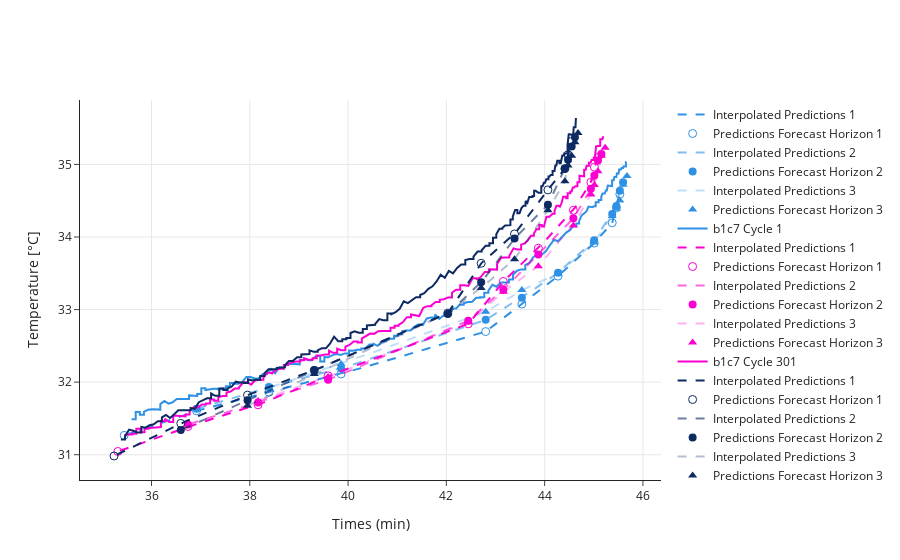

Here is the notebook cell this chart was saved with:
### Code cell
test_cell_id_idx = 0
last_cycle = 1
current_cycle = 1

fig = go.Figure()
for i in range(0, len(datasets["X_test"]), batch_size * skip):
    
    last_cycle = current_cycle
    current_cycle = int(datasets["X_test"][i : i + batch_size][0][0][-1]*MAX_CYCLE)
    
    if last_cycle> current_cycle:
        test_cell_id_idx += 1
        
    cell_id = test_cell_ids[test_cell_id_idx]
    original_df = datasets["original_test"]

    original_df= original_df[original_df.Cycle==current_cycle]
    original_df= original_df[original_df.Cell==cell_id]
    original_df = original_df[original_df.I < MAX_DISCHARGE_CURRENT]
    original_df = original_df[original_df.I > MIN_DISCHARGE_CURRENT]

    original_df['Qd'] = (original_df['Qd']-original_df['Qd'].min())/(original_df['Qd'].max()-original_df['Qd'].min())

    if len(original_df)< 2:
        continue
    q_new = original_df.Qd.values
    t_new = original_df['t'].values
    time_interpolator = interp1d(x = q_new,  y = t_new, fill_value="extrapolate")
    
    
    for j in range(nf_steps):
        df_pred = pd.DataFrame(models[5].predict(datasets["X_test"][i : i + batch_size], verbose=0)[:, j, 1])
    
        ref_capacities_wrt_nf = REFERENCE_CAPACITIES[window_length+j:-nf_steps+j-1]

        prediction_interpolator = interp1d(x = ref_capacities_wrt_nf, 
                                           y = df_pred[0].values*(TEMPERATURE_MAX - TEMPERATURE_MIN) + TEMPERATURE_MIN,
                                           
                                          )
        
        q_j = q_new[q_new>= min(REFERENCE_CAPACITIES[window_length+j:-nf_steps+j-1])]
        q_j = q_j[q_j<= max(REFERENCE_CAPACITIES[window_length+j:-nf_steps+j-1])]
        t_interp = time_interpolator(REFERENCE_CAPACITIES[window_length:-nf_steps-1])
        if j==0:
            q_j0 = q_j
        V_pred = prediction_interpolator(q_j)
        fig.add_trace(
            go.Scatter(
                x=time_interpolator(q_j),
                y=V_pred,
                showlegend=True,
                mode="lines",
                line_dash="dash",
                name = f"Interpolated Predictions {j+1}",
                marker_color=pallete[i//skip],
                opacity=opacity_list[j]
            )
        )
        
        fig.add_trace(
            go.Scatter(
                x=time_interpolator(ref_capacities_wrt_nf),
                y=df_pred[0].values*(TEMPERATURE_MAX - TEMPERATURE_MIN) + TEMPERATURE_MIN,
                showlegend=True,
                mode="markers",
                name = f"Predictions Forecast Horizon {j+1}",
                marker_color=pallete[i//skip],
                marker_symbol = symbol_list[j],
                marker_size=8,
#                 marker_opacity=opacity_list[j]
            )
        )


    odf = original_df[original_df.Qd > q_j0.min()]
    odf = odf[odf.Qd < q_j.max()]
    fig.add_trace(
        go.Scatter(
            x=odf['t'],
            y=odf['temp'],
            showlegend=True,
            mode="lines",
            name = f"{cell_id} Cycle {current_cycle}",
            line_color=pallete[i//skip]
        )
    )


fig.update_yaxes(title="Temperature [°C]", showgrid=True)
fig.update_xaxes(title="Times (min)", showgrid=True)
fig.update_layout(template="simple_white")

### Figure 1 — Plotly figure (JSON) as saved in the notebook; plotly's stock layout.template omitted (floating-point values rounded to 4 significant figures; data arrays with more than 128 entries replaced by an {"elided": "..."} marker saying what was removed)
{"data": [{"line": {"dash": "dash"}, "marker": {"color": "#2E91E5"}, "mode": "lines", "name": "Interpolated Predictions 1", "opacity": 1, "showlegend": true, "type": "scatter", "x": {"elided": "195 float values"}, "y": {"elided": "195 float values"}}, {"marker": {"color": "#2E91E5", "size": 8, "symbol": "circle-open"}, "mode": "markers", "name": "Predictions Forecast Horizon 1", "showlegend": true, "type": "scatter", "x": [35.44, 36.92, 38.39, 39.86, 42.8, 43.54, 44.27, 45.01, 45.38, 45.46, 45.53], "y": [31.27, 31.6, 31.86, 32.11, 32.7, 33.08, 33.46, 33.92, 34.2, 34.4, 34.59]}, {"line": {"dash": "dash"}, "marker": {"color": "#2E91E5"}, "mode": "lines", "name": "Interpolated Predictions 2", "opacity": 0.6, "showlegend": true, "type": "scatter", "x": {"elided": "178 float values"}, "y": {"elided": "178 float values"}}, {"marker": {"color": "#2E91E5", "size": 8, "symbol": "circle"}, "mode": "markers", "name": "Predictions Forecast Horizon 2", "showlegend": true, "type": "scatter", "x": [36.92, 38.39, 39.86, 42.8, 43.54, 44.27, 45.01, 45.38, 45.46, 45.53, 45.6], "y": [31.63, 31.93, 32.19, 32.86, 33.16, 33.51, 33.95, 34.32, 34.43, 34.64, 34.76]}, {"line": {"dash": "dash"}, "marker": {"color": "#2E91E5"}, "mode": "lines", "name": "Interpolated Predictions 3", "opacity": 0.3, "showlegend": true, "type": "scatter", "x": {"elided": "164 float values"}, "y": {"elided": "164 float values"}}, {"marker": {"color": "#2E91E5", "size": 8, "symbol": "triangle-up"}, "mode": "markers", "name": "Predictions Forecast Horizon 3", "showlegend": true, "type": "scatter", "x": [38.39, 39.86, 42.8, 43.54, 44.27, 45.01, 45.38, 45.46, 45.53, 45.6, 45.68], "y": [31.92, 32.25, 32.97, 33.27, 33.49, 33.93, 34.29, 34.39, 34.5, 34.72, 34.84]}, {"line": {"color": "#2E91E5"}, "mode": "lines", "name": "b1c7 Cycle 1", "showlegend": true, "type": "scatter", "x": {"elided": "213 float values"}, "y": {"elided": "213 float values"}}, {"line": {"dash": "dash"}, "marker": {"color": "#FB00D1"}, "mode": "lines", "name": "Interpolated Predictions 1", "opacity": 1, "showlegend": true, "type": "scatter", "x": {"elided": "211 float values"}, "y": {"elided": "211 float values"}}, {"marker": {"color": "#FB00D1", "size": 8, "symbol": "circle-open"}, "mode": "markers", "name": "Predictions Forecast Horizon 1", "showlegend": true, "type": "scatter", "x": [35.32, 36.74, 38.17, 39.59, 42.45, 43.16, 43.87, 44.58, 44.94, 45.01, 45.08], "y": [31.04, 31.39, 31.69, 32.09, 32.8, 33.39, 33.85, 34.37, 34.75, 34.96, 35.1]}, {"line": {"dash": "dash"}, "marker": {"color": "#FB00D1"}, "mode": "lines", "name": "Interpolated Predictions 2", "opacity": 0.6, "showlegend": true, "type": "scatter", "x": {"elided": "190 float values"}, "y": {"elided": "190 float values"}}, {"marker": {"color": "#FB00D1", "size": 8, "symbol": "circle"}, "mode": "markers", "name": "Predictions Forecast Horizon 2", "showlegend": true, "type": "scatter", "x": [36.74, 38.17, 39.59, 42.45, 43.16, 43.87, 44.58, 44.94, 45.01, 45.08, 45.15], "y": [31.42, 31.72, 32.03, 32.85, 33.27, 33.76, 34.26, 34.67, 34.85, 35.06, 35.14]}, {"line": {"dash": "dash"}, "marker": {"color": "#FB00D1"}, "mode": "lines", "name": "Interpolated Predictions 3", "opacity": 0.3, "showlegend": true, "type": "scatter", "x": {"elided": "175 float values"}, "y": {"elided": "175 float values"}}, {"marker": {"color": "#FB00D1", "size": 8, "symbol": "triangle-up"}, "mode": "markers", "name": "Predictions Forecast Horizon 3", "showlegend": true, "type": "scatter", "x": [38.17, 39.59, 42.45, 43.16, 43.87, 44.58, 44.94, 45.01, 45.08, 45.15, 45.23], "y": [31.74, 32.07, 32.83, 33.24, 33.6, 34.16, 34.59, 34.72, 34.91, 35.12, 35.23]}, {"line": {"color": "#FB00D1"}, "mode": "lines", "name": "b1c7 Cycle 301", "showlegend": true, "type": "scatter", "x": {"elided": "223 float values"}, "y": {"elided": "223 float values"}}, {"line": {"dash": "dash"}, "marker": {"color": "#0D2A63"}, "mode": "lines", "name": "Interpolated Predictions 1", "opacity": 1, "showlegend": true, "type": "scatter", "x": {"elided": "193 float values"}, "y": {"elided": "193 float values"}}, {"marker": {"color": "#0D2A63", "size": 8, "symbol": "circle-open"}, "mode": "markers", "name": "Predictions Forecast Horizon 1", "showlegend": true, "type": "scatter", "x": [35.24, 36.6, 37.95, 39.31, 42.03, 42.71, 43.39, 44.07, 44.41, 44.48, 44.55], "y": [30.98, 31.43, 31.82, 32.16, 32.95, 33.64, 34.04, 34.65, 34.94, 35.13, 35.32]}, {"line": {"dash": "dash"}, "marker": {"color": "#0D2A63"}, "mode": "lines", "name": "Interpolated Predictions 2", "opacity": 0.6, "showlegend": true, "type": "scatter", "x": {"elided": "180 float values"}, "y": {"elided": "180 float values"}}, {"marker": {"color": "#0D2A63", "size": 8, "symbol": "circle"}, "mode": "markers", "name": "Predictions Forecast Horizon 2", "showlegend": true, "type": "scatter", "x": [36.6, 37.95, 39.31, 42.03, 42.71, 43.39, 44.07, 44.41, 44.48, 44.55, 44.62], "y": [31.34, 31.75, 32.17, 32.94, 33.38, 33.98, 34.44, 34.94, 35.06, 35.25, 35.37]}, {"line": {"dash": "dash"}, "marker": {"color": "#0D2A63"}, "mode": "lines", "name": "Interpolated Predictions 3", "opacity": 0.3, "showlegend": true, "type": "scatter", "x": {"elided": "166 float values"}, "y": {"elided": "166 float values"}}, {"marker": {"color": "#0D2A63", "size": 8, "symbol": "triangle-up"}, "mode": "markers", "name": "Predictions Forecast Horizon 3", "showlegend": true, "type": "scatter", "x": [37.95, 39.31, 42.03, 42.71, 43.39, 44.07, 44.41, 44.48, 44.55, 44.62, 44.68], "y": [31.67, 32.11, 32.95, 33.3, 33.69, 34.37, 34.77, 34.99, 35.12, 35.31, 35.43]}, {"line": {"color": "#0D2A63"}, "mode": "lines", "name": "b1c7 Cycle 601", "showlegend": true, "type": "scatter", "x": {"elided": "204 float values"}, "y": {"elided": "204 float values"}}], "layout": {"xaxis": {"showgrid": true, "title": {"text": "Times (min)"}}, "yaxis": {"showgrid": true, "title": {"text": "Temperature [°C]"}}}}
